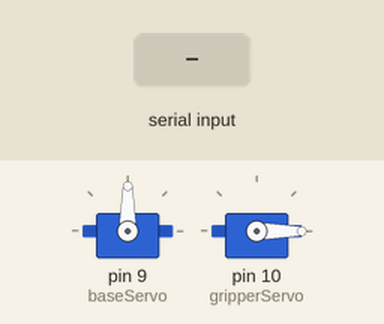
This sketch was run on a simulated Arduino Uno, built with avr-gcc and run on an emulated ATmega328P. Parts: 2 × servo. Inputs (shaded band) come from the test bench.

Above: at 1.2 s.
1.3 s: "SORT_1\n" received over Serial
At 1.9 s:
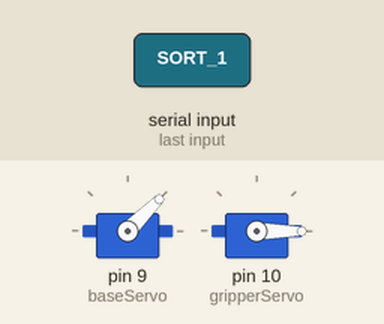
At 2.7 s:
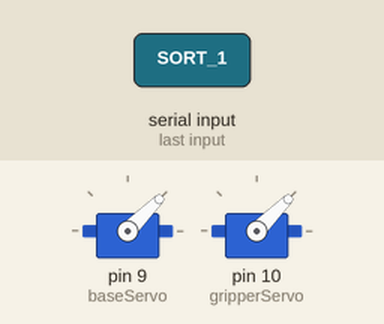
4.3 s: "SORT_2\n" received over Serial
At 5.1 s:
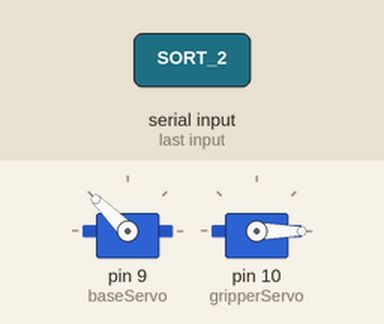
Timing chart, 0 to 7.8 s (numbered marks = the images above; inputs shaded):
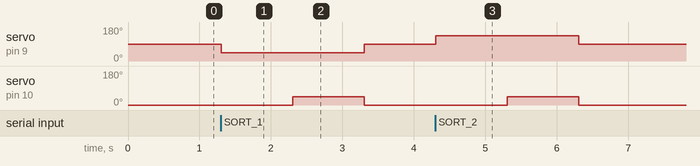

The sketch:

arm_control.ino
```cpp
#include <Servo.h>

Servo baseServo;
Servo gripperServo;

void setup() {
  Serial.begin(9600);
  baseServo.attach(9);      // Base servo on pin 9
  gripperServo.attach(10);  // Gripper servo on pin 10

  baseServo.write(90);      // Start at center
  gripperServo.write(0);    // Gripper open
}

void loop() {
  if (Serial.available()) {
    String command = Serial.readStringUntil('\n');

    if (command == "SORT_1") {
      baseServo.write(45);  // Move base to position for sorting Category 1
      delay(1000);           // Wait for arm movement
      gripperServo.write(45);  // Grab object
      delay(1000);
      gripperServo.write(0);   // Release object
      baseServo.write(90);  // Reset base position
    } else if (command == "SORT_2") {
      baseServo.write(135); // Move base to position for sorting Category 2
      delay(1000);
      gripperServo.write(45);  // Grab object
      delay(1000);
      gripperServo.write(0);   // Release object
      baseServo.write(90);  // Reset base position
    }
  }
}
```

Measured:
- after the input at 1.3 s, servo on pin 9 (baseServo): 90° → 45° at once, → 90° 2.0 s later; servo on pin 10 (gripperServo): 0° → 45° after 1.0 s, → 0° 1.0 s later
- after the input at 4.3 s, servo on pin 9 (baseServo): 90° → 135° at once, → 90° 2.0 s later; servo on pin 10 (gripperServo): 0° → 45° after 1.0 s, → 0° 1.0 s later
